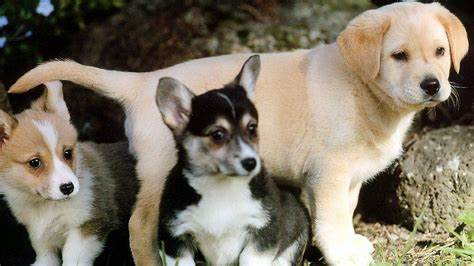
#> input picture dog.jpg, 474 x 266 px
$ python img_conversion.py
#> lines starting #> are read from the running program, lines starting #| are printed output that depends on the picture
import cv2
image=cv2.imread("dog.jpg")
#> image is the input picture: shape (266, 474, 3); mean B, G, R 101.9, 118, 127.3
gray_img=cv2.cvtColor(image, cv2.COLOR_BGR2GRAY)
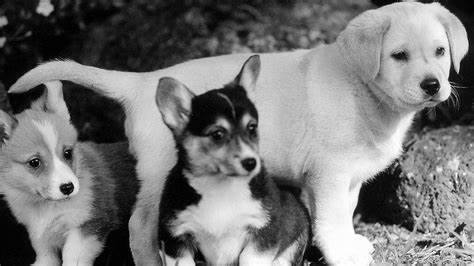
#> gray_img: shape (266, 474); min 0, max 255, mean 118.9
inverted=255-gray_img
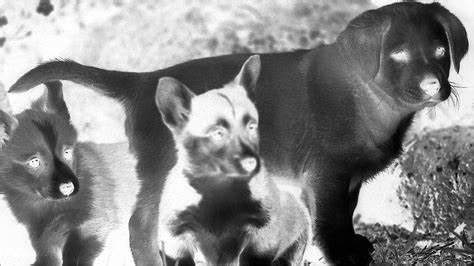
#> inverted: shape (266, 474); min 0, max 255, mean 136.1
blurred=cv2.GaussianBlur(inverted,(21,21),0)
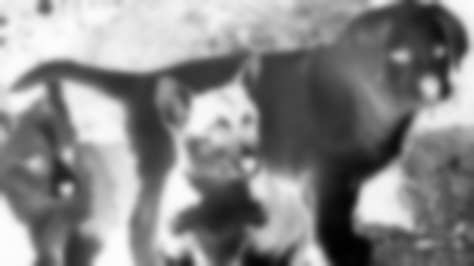
#> blurred: shape (266, 474); min 2, max 253, mean 136.1
invertedblur=255-blurred
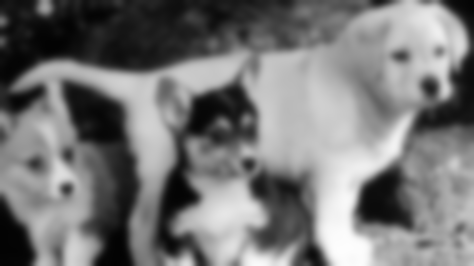
#> invertedblur: shape (266, 474); min 2, max 253, mean 118.9
pencilsketch=cv2.divide(gray_img,invertedblur, scale=256.0)
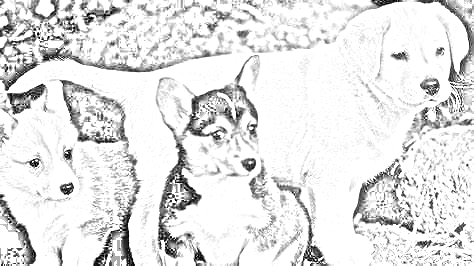
#> pencilsketch: shape (266, 474); min 0, max 255, mean 226.9

cv2.imwrite("dog1.jpg", pencilsketch)
